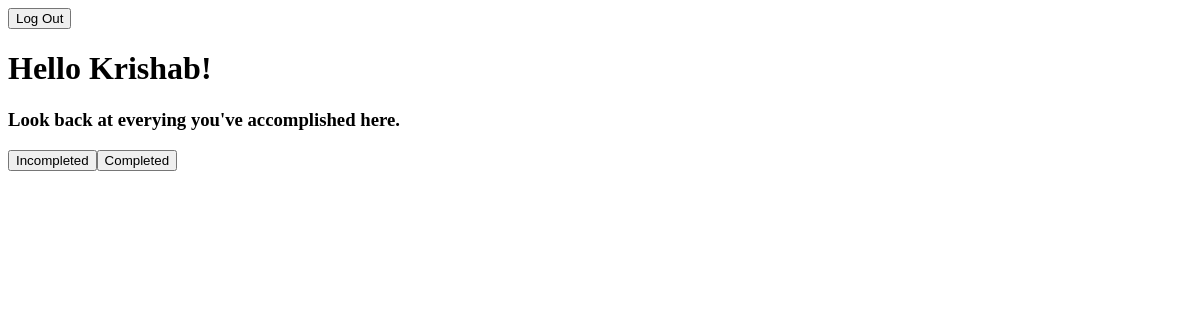
Page /completed/ (signed in) on the earlier database version.
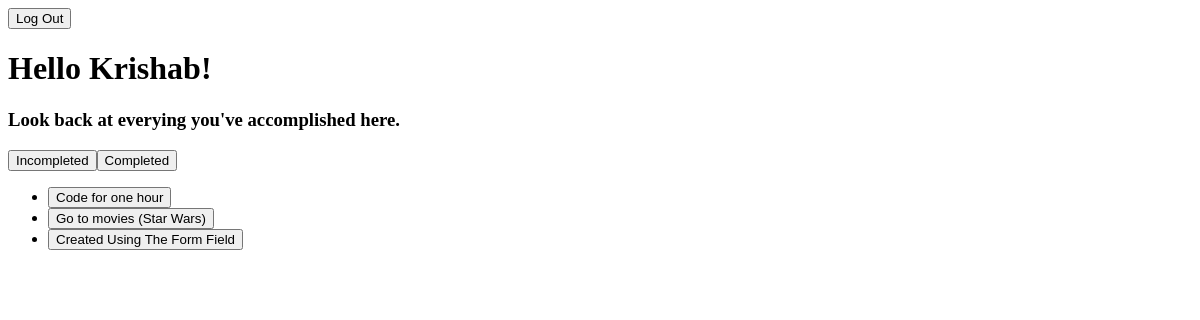
Same page on the later database version.
### main/models.py (models this page shows, shortened)
class Task(models.Model):
    title = models.CharField(max_length=50)
    description = models.CharField(max_length=150,  blank = True)
    completion = models.BooleanField(default=False)
    date_created = models.DateTimeField(default = timezone.now)
    author = models.ForeignKey(User, on_delete = models.CASCADE)

### main/views.py (the view)
# urls.py: path("completed/", login_required(views.CompletedView.as_view()), name = "completed"),
class CompletedView(ListView):
    model = Task
    template_name = "main/Completed.html"
    context_object_name = "tasks"
    def get_queryset(self):
        base = super().get_queryset()
        data = base.filter(author = self.request.user, completion = True)
        return data

### main/templates/main/Completed.html (shortened to what this page needs)
{% extends 'main/base.html' %}
{% block content %}
<div>
    <div>
        <a href="{% url 'logout' %}"><button>Log Out</button></a>
    </div>
        <h1>Hello {{user.first_name}}!</h1>
        <h3>Look back at everying you've accomplished here.</h3>
    </div>
    <div>
        <a href="{% url 'incompleted' %}"><button>Incompleted</button></a><a href="{% url 'completed' %}"><button>Completed</button></a>
    </div>
    <div>
        <ul>
            {% for task in tasks %}
                <li><a href = "{% url 'taskDetail' pk=task.pk%}"><button>{{task.title}}</button></a></li>
            {% endfor %}
        </ul>
    </div>
{% endblock content %}

Differences in the rows shown:
now on this page (row edited): Task: title "Code for one hour"
now on this page (row edited): Task: title "Go to movies (Star Wars)"
added Task: title "Created Using The Form Field"
